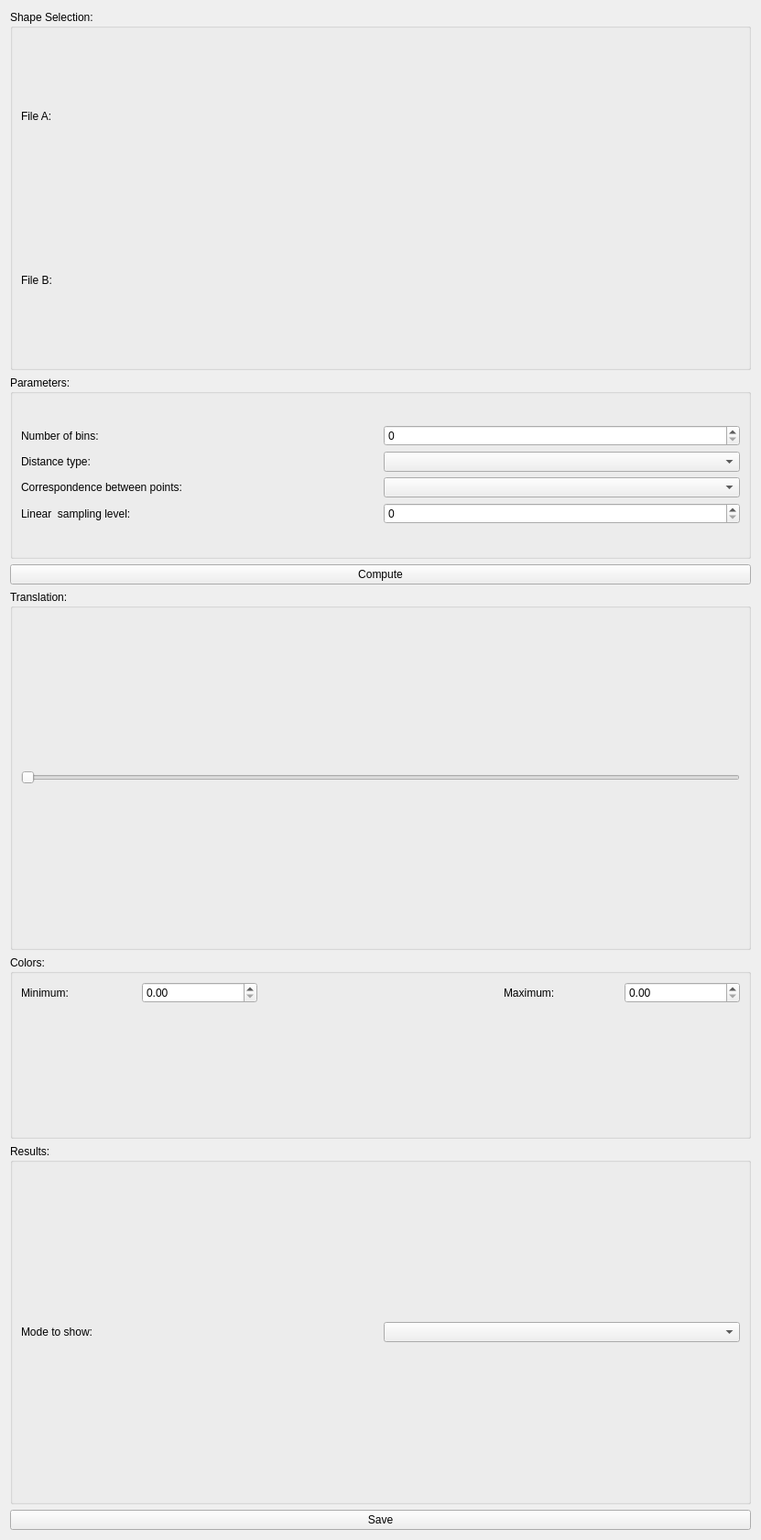
<?xml version="1.0" encoding="UTF-8"?>
<ui version="4.0">
 <class>ShapeDistanceAnalyzer</class>
 <widget class="qMRMLWidget" name="ShapeDistanceAnalyzer">
  <property name="geometry">
   <rect>
    <x>0</x>
    <y>0</y>
    <width>831</width>
    <height>1681</height>
   </rect>
  </property>
  <property name="windowTitle">
   <string>Form</string>
  </property>
  <layout class="QVBoxLayout" name="verticalLayout_5">
   <item>
    <widget class="QGroupBox" name="groupBox">
     <property name="maximumSize">
      <size>
       <width>16777215</width>
       <height>16777215</height>
      </size>
     </property>
     <property name="title">
      <string>Shape Selection:</string>
     </property>
     <layout class="QGridLayout" name="gridLayout">
      <item row="0" column="0">
       <layout class="QGridLayout" name="gridLayout_13">
        <item row="1" column="0">
         <widget class="QLabel" name="label_2">
          <property name="text">
           <string>File B:</string>
          </property>
         </widget>
        </item>
        <item row="0" column="0">
         <widget class="QLabel" name="label">
          <property name="text">
           <string>File A:</string>
          </property>
         </widget>
        </item>
        <item row="1" column="1">
         <widget class="ctkPathLineEdit" name="pathLineEdit_fileB" native="true"/>
        </item>
        <item row="0" column="1">
         <widget class="ctkPathLineEdit" name="pathLineEdit_fileA" native="true"/>
        </item>
       </layout>
      </item>
     </layout>
    </widget>
   </item>
   <item>
    <widget class="QGroupBox" name="groupBox_2">
     <property name="maximumSize">
      <size>
       <width>16777215</width>
       <height>200</height>
      </size>
     </property>
     <property name="title">
      <string>Parameters:</string>
     </property>
     <layout class="QGridLayout" name="gridLayout_2">
      <item row="0" column="0">
       <layout class="QGridLayout" name="gridLayout_14">
        <item row="0" column="0">
         <widget class="QLabel" name="label_3">
          <property name="text">
           <string>Number of bins:</string>
          </property>
         </widget>
        </item>
        <item row="2" column="0">
         <widget class="QLabel" name="label_5">
          <property name="text">
           <string>Correspondence between points:</string>
          </property>
         </widget>
        </item>
        <item row="0" column="1">
         <widget class="QSpinBox" name="spinBox_bins"/>
        </item>
        <item row="1" column="0">
         <widget class="QLabel" name="label_4">
          <property name="text">
           <string>Distance type:</string>
          </property>
         </widget>
        </item>
        <item row="1" column="1">
         <widget class="QComboBox" name="comboBox_distanceType"/>
        </item>
        <item row="2" column="1">
         <widget class="QComboBox" name="comboBox_correspondence"/>
        </item>
        <item row="3" column="0">
         <widget class="QLabel" name="label_7">
          <property name="text">
           <string>Linear  sampling level:</string>
          </property>
         </widget>
        </item>
        <item row="3" column="1">
         <widget class="QSpinBox" name="spinBox_sampling"/>
        </item>
       </layout>
      </item>
     </layout>
    </widget>
   </item>
   <item>
    <widget class="QPushButton" name="pushButton_compute">
     <property name="text">
      <string>Compute</string>
     </property>
    </widget>
   </item>
   <item>
    <widget class="QGroupBox" name="groupBox_4">
     <property name="title">
      <string>Translation:</string>
     </property>
     <layout class="QGridLayout" name="gridLayout_6">
      <item row="0" column="0">
       <layout class="QGridLayout" name="gridLayout_5">
        <item row="0" column="0">
         <widget class="QSlider" name="horizontalSlider_translation">
          <property name="orientation">
           <enum>Qt::Horizontal</enum>
          </property>
         </widget>
        </item>
       </layout>
      </item>
     </layout>
    </widget>
   </item>
   <item>
    <widget class="QGroupBox" name="groupBox_5">
     <property name="maximumSize">
      <size>
       <width>16777215</width>
       <height>200</height>
      </size>
     </property>
     <property name="title">
      <string>Colors:</string>
     </property>
     <layout class="QGridLayout" name="gridLayout_3">
      <item row="0" column="0">
       <layout class="QGridLayout" name="gridLayout_color">
        <item row="1" column="2" colspan="4">
         <widget class="ctkRangeSlider" name="ctkRangeSlider_color" native="true"/>
        </item>
        <item row="1" column="6">
         <widget class="QLabel" name="label_colorMax">
          <property name="text">
           <string/>
          </property>
         </widget>
        </item>
        <item row="1" column="1">
         <widget class="QLabel" name="label_colorMin">
          <property name="text">
           <string/>
          </property>
         </widget>
        </item>
        <item row="0" column="1">
         <widget class="QLabel" name="label_10">
          <property name="text">
           <string>Minimum:</string>
          </property>
         </widget>
        </item>
        <item row="0" column="2">
         <widget class="QDoubleSpinBox" name="doubleSpinBox_minimum"/>
        </item>
        <item row="0" column="6">
         <widget class="QDoubleSpinBox" name="doubleSpinBox_maximum"/>
        </item>
        <item row="0" column="5">
         <widget class="QLabel" name="label_12">
          <property name="text">
           <string>Maximum:</string>
          </property>
         </widget>
        </item>
       </layout>
      </item>
     </layout>
    </widget>
   </item>
   <item>
    <widget class="QGroupBox" name="groupBox_3">
     <property name="title">
      <string>Results:</string>
     </property>
     <layout class="QGridLayout" name="gridLayout_4">
      <item row="0" column="0">
       <layout class="QGridLayout" name="gridLayout_results">
        <item row="0" column="1">
         <widget class="QLabel" name="label_6">
          <property name="text">
           <string>Mode to show:</string>
          </property>
         </widget>
        </item>
        <item row="0" column="2">
         <widget class="QComboBox" name="comboBox_mode"/>
        </item>
       </layout>
      </item>
     </layout>
    </widget>
   </item>
   <item>
    <widget class="QPushButton" name="pushButton_save">
     <property name="text">
      <string>Save</string>
     </property>
    </widget>
   </item>
  </layout>
 </widget>
 <customwidgets>
  <customwidget>
   <class>qMRMLWidget</class>
   <extends>QWidget</extends>
   <header>qMRMLWidget.h</header>
   <container>1</container>
  </customwidget>
  <customwidget>
   <class>ctkPathLineEdit</class>
   <extends>QWidget</extends>
   <header>ctkPathLineEdit.h</header>
  </customwidget>
  <customwidget>
   <class>ctkRangeSlider</class>
   <extends>QWidget</extends>
   <header>ctkrangeslider.h</header>
  </customwidget>
 </customwidgets>
 <resources/>
 <connections/>
</ui>
